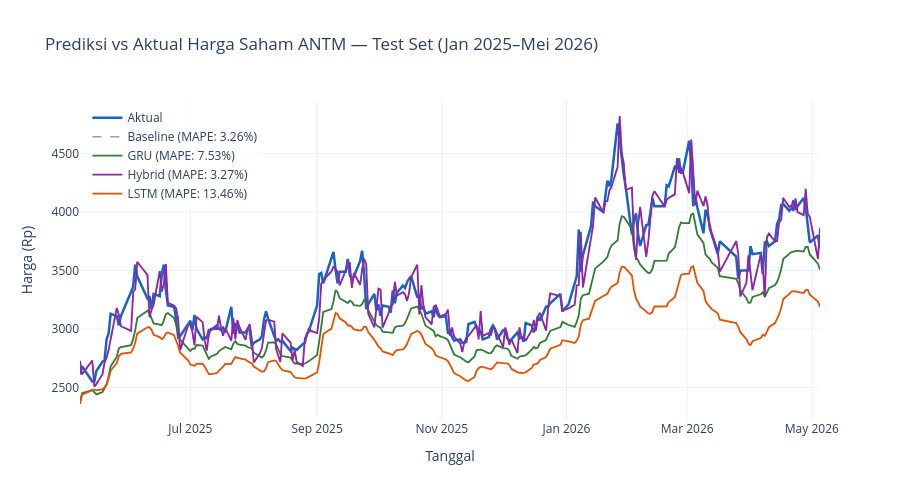

Here is the notebook cell this chart was saved with:
### Markdown cell above
# Grafik Prediksi vs Aktual (Interaktif)

### Code cell
fig_pred = go.Figure()

# Trace 1: Harga Aktual
fig_pred.add_trace(go.Scatter(
    x=test_dates, 
    y=y_actual,
    name='Aktual', 
    line=dict(color='#1565C0', width=2.5) # Biru tebal
))

# Trace 2: Prediksi Baseline
fig_pred.add_trace(go.Scatter(
    x=test_dates, 
    y=y_pred_baseline,
    name=f"Baseline (MAPE: {metrics['baseline']['mape']:.2f}%)",
    line=dict(color='#9E9E9E', width=1.5, dash='dash') # Abu-abu dashed
))

# Trace 3: Prediksi GRU
fig_pred.add_trace(go.Scatter(
    x=test_dates, 
    y=y_pred_gru,
    name=f"GRU (MAPE: {metrics['gru']['mape']:.2f}%)",
    line=dict(color='#2E7D32', width=1.8) # Hijau
))

# Trace 5: Prediksi Hybrid
fig_pred.add_trace(go.Scatter(
    x=test_dates, 
    y=y_pred_hybrid,
    name=f"Hybrid (MAPE: {metrics['hybrid']['mape']:.2f}%)",
    line=dict(color='#8E24AA', width=1.8) # Ungu
))

# Trace 4: Prediksi LSTM
fig_pred.add_trace(go.Scatter(
    x=test_dates, 
    y=y_pred_lstm,
    name=f"LSTM (MAPE: {metrics['lstm']['mape']:.2f}%)",
    line=dict(color='#E65100', width=1.8) # Oranye gelap
))

# Konfigurasi Layout
fig_pred.update_layout(
    title='Prediksi vs Aktual Harga Saham ANTM — Test Set (Jan 2025–Mei 2026)',
    xaxis_title='Tanggal',
    yaxis_title='Harga (Rp)',
    template='plotly_white',
    height=500,
    hovermode='x unified', # Crosshair agar nilai hover tampil semua per sumbu X
    legend=dict(
        yanchor="top",
        y=0.99,
        xanchor="left",
        x=0.01,
        bgcolor='rgba(255, 255, 255, 0.8)'
    )
)

# Simpan sebagai HTML
pio.write_html(fig_pred, file=str(FIGURES_DIR / 'prediction_vs_actual.html'))

# Tampilkan plot
fig_pred.show()

### Figure 1 — Plotly figure (JSON) as saved in the notebook; plotly's stock layout.template omitted (floating-point values rounded to 4 significant figures; data arrays with more than 128 entries replaced by an {"elided": "..."} marker saying what was removed)
{"data": [{"line": {"color": "#1565C0", "width": 2.5}, "name": "Aktual", "type": "scatter", "x": {"elided": "236 str values"}, "y": {"elided": "236 float values"}}, {"line": {"color": "#9E9E9E", "dash": "dash", "width": 1.5}, "name": "Baseline (MAPE: 3.26%)", "type": "scatter", "x": {"elided": "236 str values"}, "y": {"elided": "236 float values"}}, {"line": {"color": "#2E7D32", "width": 1.8}, "name": "GRU (MAPE: 7.53%)", "type": "scatter", "x": {"elided": "236 str values"}, "y": {"elided": "236 float values"}}, {"line": {"color": "#8E24AA", "width": 1.8}, "name": "Hybrid (MAPE: 3.27%)", "type": "scatter", "x": {"elided": "236 str values"}, "y": {"elided": "236 float values"}}, {"line": {"color": "#E65100", "width": 1.8}, "name": "LSTM (MAPE: 13.46%)", "type": "scatter", "x": {"elided": "236 str values"}, "y": {"elided": "236 float values"}}], "layout": {"height": 500, "hovermode": "x unified", "legend": {"bgcolor": "rgba(255, 255, 255, 0.8)", "x": 0.01, "xanchor": "left", "y": 0.99, "yanchor": "top"}, "title": {"text": "Prediksi vs Aktual Harga Saham ANTM — Test Set (Jan 2025–Mei 2026)"}, "xaxis": {"title": {"text": "Tanggal"}}, "yaxis": {"title": {"text": "Harga (Rp)"}}}}
